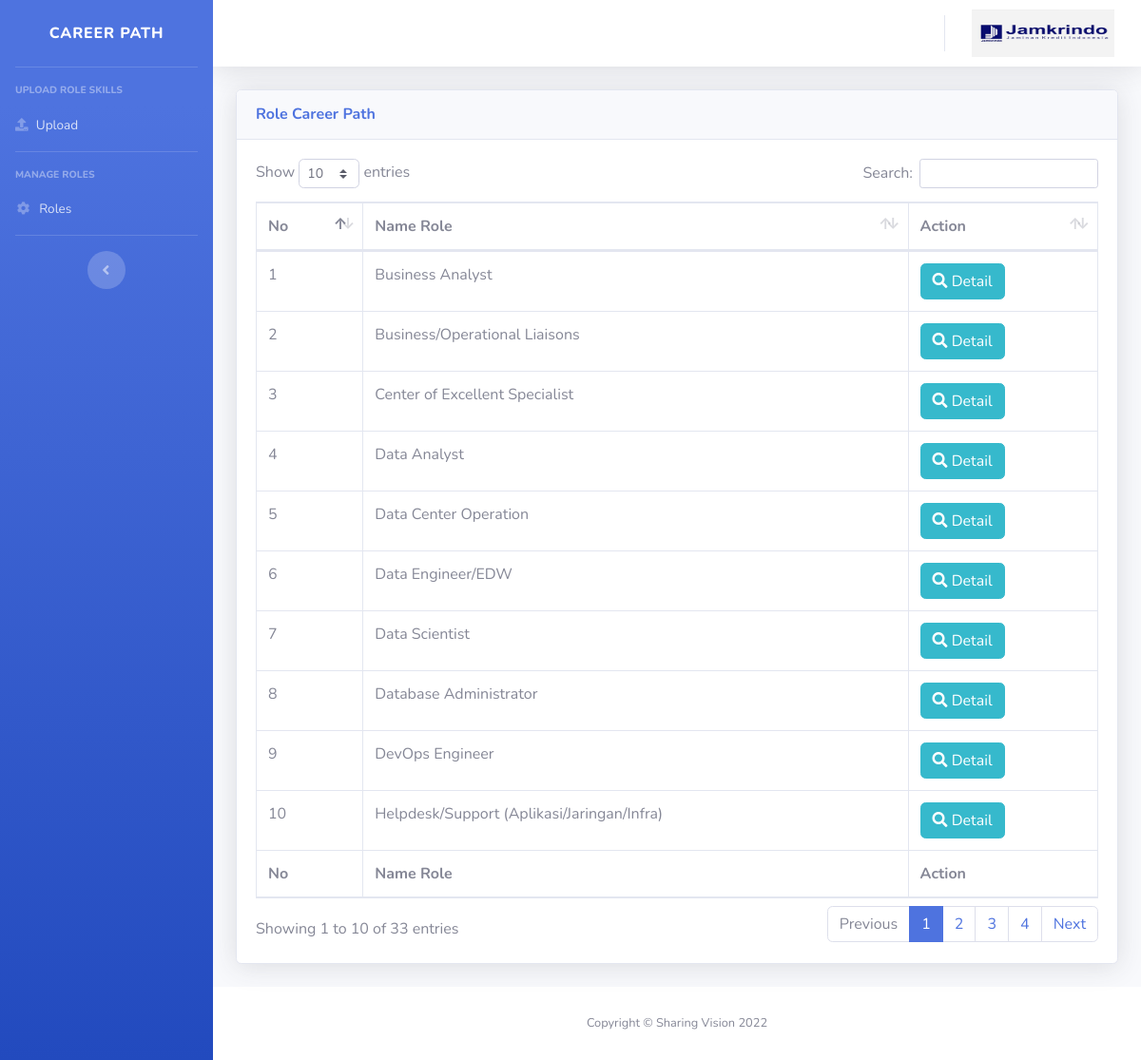
/index.php/role, run on the app's committed database.
### tables this page shows
CREATE TABLE `roles` (
  `id_roles` int(11) NOT NULL,
  `name_roles` varchar(255) DEFAULT NULL
);

### application/controllers/Role.php (called while the page is built, shortened)
<?php
class Role extends CI_Controller
{
	function __construct()
		{
			$this->load->model('Model_Role');
		}
	function index()
		{
			$list 	= $this->Model_Role->list_role();
			$data 	= array(
								'lstRole' => $list
						   );
			$this->load->view('Roles/v_index',$data);
		}
}
?>

### index.php (called while the page is built, shortened)
<?php
require_once BASEPATH.'core/CodeIgniter.php';

### application/models/Model_Role.php (called while the page is built, shortened)
<?php
class Model_Role extends CI_Model
{
	function list_role()
		{
			$sql 	= "SELECT * FROM roles";
			$db 	= $this->db->query($sql);
			return $db->result();
		}
}
?>

### application/views/Roles/v_index.php (the view, shortened to what this page needs)
<!DOCTYPE html>
<html lang="en">
<head>
    <link href="<?php echo base_url('assets/vendor/fontawesome-free/css/all.min.css')?>" rel="stylesheet" type="text/css">
    <link href="<?php echo base_url('assets/css/sb-admin-2.min.css')?>" rel="stylesheet">
    <link href="<?php echo base_url('assets/vendor/datatables/dataTables.bootstrap4.min.css')?>" rel="stylesheet">
</head>
<body id="page-top">
    <div id="wrapper">
        <?php $this->load->view('Template/v_sidebar') ?>
        <div id="content-wrapper" class="d-flex flex-column">
            <div id="content">
                <?php $this->load->view('Template/v_navbar.php') ?>
                <div class="container-fluid">
                    <div class="row">
                        <div class="col-xl-12 col-lg-12">
                            <div class="card shadow mb-4">
                                <div class="card-header py-3 d-flex flex-row align-items-center justify-content-between">
                                    <h6 class="m-0 font-weight-bold text-primary"> Role Career Path </h6>
                                </div>
                                <div class="card-body">
                                    <div class="table-responsive">
                                        <table class="table table-bordered" id="dataTable" width="100%" cellspacing="0">
                                            <thead>
                                                <tr>
                                                    <th> No </th>
                                                    <th> Name Role </th>
                                                    <th> Action </th>
                                                </tr>
                                            </thead>
                                            <tbody>
                                                <?php
                                                    $no = 0;
                                                    foreach ($lstRole as $row)
                                                        {
                                                            $no++;
                                                ?>
                                                    <tr>
                                                        <td> <?php echo $no ?> </td>
                                                        <td> <?php echo $row->name_roles ?> </td>
                                                        <td>
                                                             <a class="btn btn-info" href="<?php echo base_url();?>Role/detail/<?php echo $row->id_roles ?>"><i class="fa fa-search"></i> Detail </a>
                                                        </td>
                                                    </tr>
                                                <?php }?>
                                            </tbody>
                                            <tfoot>
                                                <tr>
                                                    <th> No </th>
                                                    <th> Name Role </th>
                                                    <th> Action </th>
                                                </tr>
                                            </tfoot>
                                        </table>
                                    </div>
                                </div>
                            </div>
                        </div>
                    </div>
                </div>
            </div>
            <?php $this->load->view('Template/v_footer') ?>
        </div>
    </div>
</body>
</html>

### application/views/Template/v_sidebar.php (shortened to what this page needs)
<ul class="navbar-nav bg-gradient-primary sidebar sidebar-dark accordion" id="accordionSidebar">
    <a class="sidebar-brand d-flex align-items-center justify-content-center" href="#">
        <div class="sidebar-brand-text mx-3"> Career Path </div>
    </a>
    <hr class="sidebar-divider">
        <div class="sidebar-heading">
            Upload Role Skills
        </div>
        <li class="nav-item">
            <a class="nav-link" href="<?php echo base_url('Upload') ?>">
                <i class="fas fa-upload"></i>
                <span> Upload</span></a>
        </li>
    <hr class="sidebar-divider">
        <div class="sidebar-heading">
            Manage Roles
        </div>
        <li class="nav-item">
            <a class="nav-link" href="<?php echo base_url('Role') ?>">
                <i class="fas fa-fw fa-cog"></i>
                <span> Roles </span></a>
        </li>
    <hr class="sidebar-divider d-none d-md-block">
    <div class="text-center d-none d-md-inline">
        <button class="rounded-circle border-0" id="sidebarToggle"></button>
    </div>
</ul>

### application/views/Template/v_navbar.php (shortened to what this page needs)
<nav class="navbar navbar-expand navbar-light bg-white topbar mb-4 static-top shadow">
    <ul class="navbar-nav ml-auto">
        <li class="nav-item dropdown no-arrow">
            <a class="nav-link dropdown-toggle" href="#" id="userDropdown" role="button"
                data-toggle="dropdown" aria-haspopup="true" aria-expanded="false">
                <img style="width: 150px; height:50px;" src="<?php echo base_url('assets/img/logo/jamkrindo.jpg')?>">
            </a>
        </li>
    </ul>
</nav>

### application/views/Template/v_footer.php
<footer class="sticky-footer bg-white">
    <div class="container my-auto">
        <div class="copyright text-center my-auto">
            <span>Copyright &copy; Sharing Vision 2022</span>
        </div>
    </div>
</footer>

### data on the page
roles: name_roles "Business Analyst"
roles: name_roles "Business/Operational Liaisons"
roles: name_roles "Center of Excellent Specialist"
roles: name_roles "Data Analyst"
roles: name_roles "Data Center Operation"
roles: name_roles "Data Engineer/EDW"
roles: name_roles "Data Scientist"
roles: name_roles "Database Administrator"
roles: name_roles "DevOps Engineer"
roles: name_roles "Helpdesk/Support (Aplikasi/Jaringan/Infra)"
